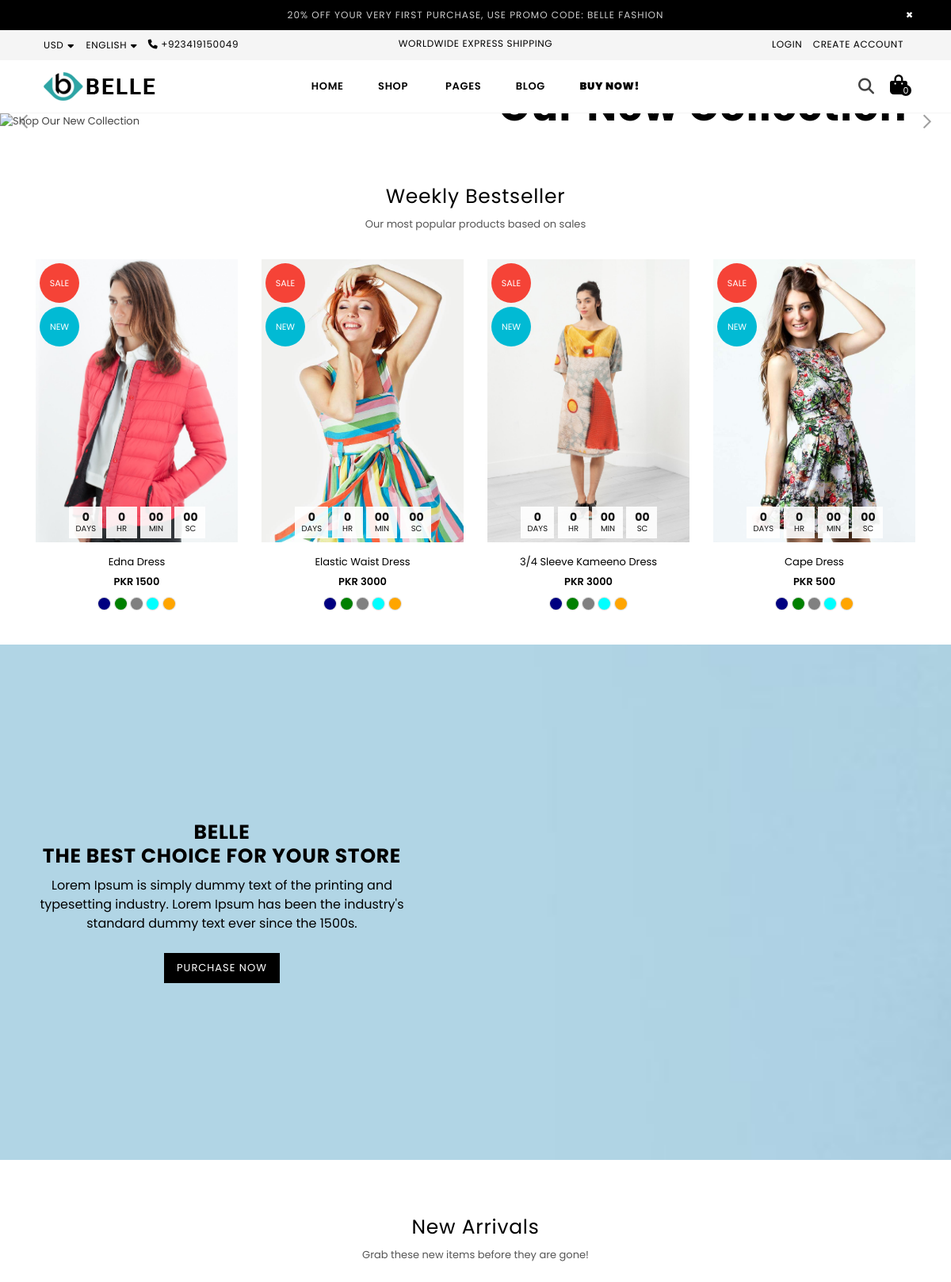
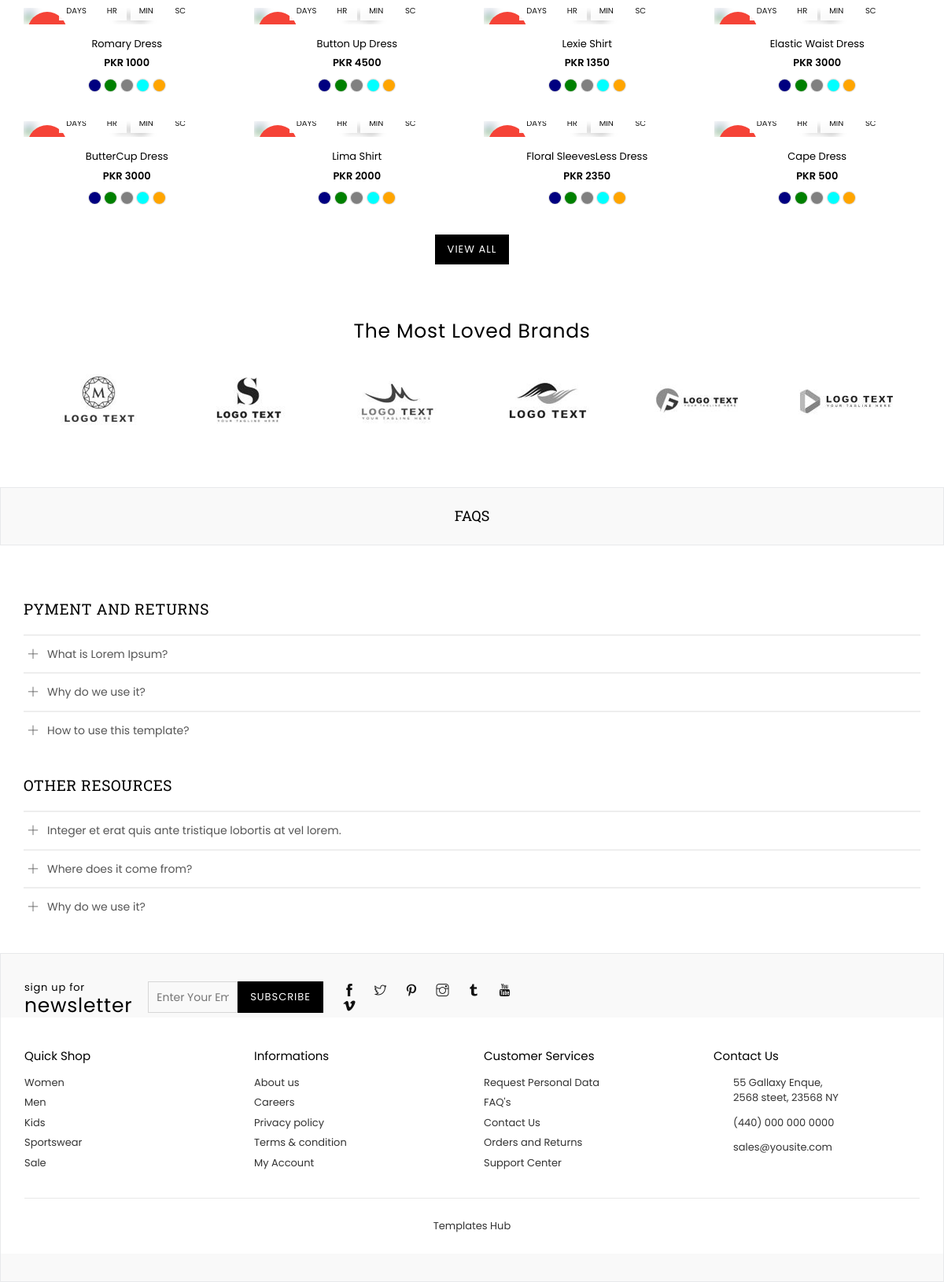
The page / on the database its author committed (2 pictures, top to bottom).
### app/models.py (models this page shows, shortened)
class Products(models.Model):
    name=models.CharField(max_length=100)
    description=models.TextField()
    slug=models.SlugField(max_length=50,unique=True,blank=True)
    in_stock=models.BooleanField()
    stock_quantity=models.IntegerField()
    last_update=models.DateTimeField(auto_now=True)
    sku=models.CharField(max_length=50)
    view_count=models.IntegerField(null=True,blank=True)
    price=models.IntegerField()
    striked_price=models.IntegerField(blank=True,null=True,default=0)
    product_type=models.CharField(max_length=20)
    labels=models.ManyToManyField(Labels,max_length=20)
    wishlist=models.ManyToManyField(User,related_name='wishlist',blank=True)
    collections=models.CharField(max_length=50)
    main_image= models.ImageField(upload_to='products/')  # Shown by default
    hover_image= models.ImageField(upload_to='products/')  # Shown on hover
    tag=models.ManyToManyField('Tag',related_name='products',blank=True)
    sizes = models.ManyToManyField(Size, related_name='products', blank=True)
    color = models.ManyToManyField(Color, related_name='productscolor', blank=True)
    brand=models.ForeignKey(Brand, on_delete=models.CASCADE,related_name='brand',blank=True)
    class Meta:
        verbose_name = "Product"  # Correct singular form
        verbose_name_plural = "Products"  # Correct plural form

### app/views.py (the view, shortened to what this page needs)
# urls.py: path("",views.Homepage,name="home"),
def Homepage(request):
    products = Products.objects.all()
    new_arrivals=Products.objects.all().order_by("-last_update")[0:8]
    sub_form=SubscribeForm()
    success = None
    success_msg=""
    context = {"product": products,"new_arrivals":new_arrivals,"sub_form":sub_form,"success":success,"success_msg":success_msg}
    return render(request, "app/home.html", context ,)

### app/forms.py
class SubscribeForm(forms.ModelForm):
    class Meta:
        model = Subscribe
        fields ='__all__'
        labels={'email':_('')}
    def __init__(self,*args, **kwargs):
        super().__init__(*args, **kwargs)
        self.fields['email'].widget.attrs['placeholder']='Enter Your Email'

### app/context_processors.py (called while the page is built)
def minicart_data(request):
    cart_items = []
    cart_total = 0.0
    total_item=0
    if request.user.is_authenticated:  # Ensure the user is logged in
        user_cart = CartItem.objects.filter(user=request.user)  # Adjust based on your cart model
        total_item=CartItem.objects.filter(user=request.user).count()
        cart_items = user_cart
        cart_total = sum(item.product.price * item.quantity for item in user_cart)
    return {
        'cart_items': cart_items,
        'cart_total': cart_total,
        "total_item":total_item
    }

### app/templates/app/home.html (shortened to what this page needs)
{% extends "base.html" %} {% load static %} {% block title %}BELLE | HOME {% endblock title %} {% block content %}
<div id="page-content">
  <div class="slideshow slideshow-wrapper pb-section">
    <div class="home-slideshow">
      <div class="slide">
        <div class="blur-up lazyload">
          <img
            class="blur-up lazyload"
            data-src="{% static 'app/images/slideshow-banners/home2-default-banner1.jpg' %} "
            src="{% static 'app/images/slideshow-banners/home2-default-banner1.jpg' %} "
            alt="Shop Our New Collection"
            title="Shop Our New Collection"
          />
          <div class="slideshow__text-wrap slideshow__overlay classic middle">
            <div class="slideshow__text-content middle">
              <div class="container">
                <div class="wrap-caption right">
                  <h2 class="h1 mega-title slideshow__title">
                    Our New Collection
                  </h2>
                </div>
              </div>
            </div>
          </div>
        </div>
      </div>
    </div>
  </div>
  <div class="section">
    <div class="container">
      <div class="row">
        <div class="col-12 col-sm-12 col-md-12 col-lg-12">
          <div class="section-header text-center">
            <h2 class="h2">Weekly Bestseller</h2>
            <p>Our most popular products based on sales</p>
          </div>
          <div class="productSlider grid-products">
            {% for item in product %}
            <div class="col-12 item">
              <div class="product-image">
                <a href="{% url "product" item.slug %}" class="grid-view-item__link">
                  <img
                    class="primary blur-up lazyload"
                    data-src="{{item.main_image.url}}"
                    src="{{item.main_image.url}}"
                    alt="image"
                    title="product"
                  />
                  <div class="product-labels rounded">
                    <span class="lbl on-sale">Sale</span>
                    <span class="lbl pr-label1">new</span>
                  </div>
                </a>
                <div class="saleTime desktop" data-countdown="2022/03/01"></div>
              </div>
              <div class="product-details text-center">
                <div class="product-name">
                  <a href="product-layout-1.html">{{item.name}}</a>
                </div>
                <div class="product-price">
                  <span class="price">PKR {{item.price}}</span>
                </div>
                <ul class="swatches">
                  <li
                    class="swatch small rounded navy"
                    rel="{% static 'app/images/product-images/product-image-stw1.jpg' %} "
                  ></li>
                  <li
                    class="swatch small rounded green"
                    rel="{% static 'app/images/product-images/product-image-stw1-1.jpg' %} "
                  ></li>
                  <li
                    class="swatch small rounded gray"
                    rel="{% static 'app/images/product-images/product-image-stw1-2.jpg' %} "
                  ></li>
                  <li
                    class="swatch small rounded aqua"
                    rel="{% static 'app/images/product-images/product-image-stw1-3.jpg' %}"
                  ></li>
                  <li
                    class="swatch small rounded orange"
                    rel="{% static 'app/images/product-images/product-image-stw1-4.jpg' %} "
                  ></li>
                </ul>
              </div>
            </div>
            {% endfor %}
          </div>
        </div>
      </div>
    </div>
    <div class="section">
      <div class="hero hero--large hero__overlay bg-size">
        <div class="hero__inner">
          <div class="container">
            <div class="wrap-text left text-small font-bold">
              <h2 class="h2 mega-title">
                Belle <br />
                The best choice for your store
              </h2>
              <div class="rte-setting mega-subtitle">
                Lorem Ipsum is simply dummy text of the printing and typesetting
                industry. Lorem Ipsum has been the industry's standard dummy
                text ever since the 1500s.
              </div>
              <a href="https://wa.me/+923419150049" class="btn">Purchase Now</a>
            </div>
          </div>
        </div>
      </div>
    </div>
    <div class="product-rows section">
      <div class="container">
        <div class="row">
          <div class="col-12 col-sm-12 col-md-12 col-lg-12">
            <div class="section-header text-center">
              <h2 class="h2">New Arrivals</h2>
              <p>Grab these new items before they are gone!</p>
            </div>
          </div>
        </div>
        <div class="grid-products">
          <div class="row">
            {% for item in new_arrivals %}
            <div class="col-6 col-sm-2 col-md-3 col-lg-3 item">
              <div class="product-image">
                <a href="{% url "product" item.slug %}" class="grid-view-item__link">
                  <div class="product-labels rounded">
                    <span class="lbl on-sale">Sale</span>
                  </div>
                </a>
                <div class="saleTime desktop" data-countdown="2022/03/01"></div>
              </div>
              <div class="product-details text-center">
                <div class="product-name">
                  <a href="product-layout-1.html">{{item.name}}</a>
                </div>
                <div class="product-price">
                  <span class="price">PKR {{item.price}}</span>
                </div>
                <ul class="swatches">
                  <li
                    class="swatch small rounded navy"
                    rel="{% static 'app/images/product-images/product-image-stw1.jpg' %} "
                  ></li>
                  <li
                    class="swatch small rounded green"
                    rel="{% static 'app/images/product-images/product-image-stw1-1.jpg' %} "
                  ></li>
                  <li
                    class="swatch small rounded gray"
                    rel="{% static 'app/images/product-images/product-image-stw1-2.jpg' %} "
                  ></li>
                  <li
                    class="swatch small rounded aqua"
                    rel="{% static 'app/images/product-images/product-image-stw1-3.jpg' %} "
                  ></li>
                  <li
                    class="swatch small rounded orange"
                    rel="{% static 'app/images/product-images/product-image-stw1-4.jpg' %} "
                  ></li>
                </ul>
              </div>
            </div>
            {% endfor %}
          </div>
          <div class="row">
            <div class="col-12 col-sm-12 col-md-12 col-lg-12 text-center">
              <a href="{% url "shop" %}" class="btn">View all</a>
            </div>
          </div>
        </div>
      </div>
    </div>
    <div class="section logo-section">
      <div class="container">
        <div class="row">
          <div class="col-12 col-sm-12 col-md-12 col-lg-12">
            <div class="section-header text-center">
              <h2 class="h2">The Most Loved Brands</h2>
            </div>
            <div class="logo-bar">
              <div class="logo-bar__item">
                <img
                  src="{% static 'app/images/logo/brandlogo1.png' %} "
                  alt=""
                  title=""
                />
              </div>
              <div class="logo-bar__item">
                <img
                  src="{% static 'app/images/logo/brandlogo2.png' %} "
                  alt=""
                  title=""
                />
              </div>
              <div class="logo-bar__item">
                <img
                  src="{% static 'app/images/logo/brandlogo3.png' %} "
                  alt=""
                  title=""
                />
              </div>
              <div class="logo-bar__item">
                <img
                  src="{% static 'app/images/logo/brandlogo4.png' %} "
                  alt=""
                  title=""
                />
              </div>
              <div class="logo-bar__item">
                <img
                  src="{% static 'app/images/logo/brandlogo5.png' %} "
                  alt=""
                  title=""
                />
              </div>
              <div class="logo-bar__item">
                <img
                  src="{% static 'app/images/logo/brandlogo6.png' %} "
                  alt=""
                  title=""
                />
              </div>
            </div>
          </div>
        </div>
      </div>
    </div>
  </div>
  {% endblock content %}

### app/static/app/responsive.css (style rules this page uses)
@media only screen and (max-width: 1450px) { .slideshow .slideshow__title { font-size:55px; } }
@media only screen and (max-width: 1450px) { .home2-default .slideshow .slideshow__title { font-size:50px; } }

### rows shown on the page
Products: main_image (picture), name "Edna Dress", price "1500"
Products: main_image (picture), name "Elastic Waist Dress", price "3000"
Products: main_image (picture), name "3/4 Sleeve Kameeno Dress", price "3000"
Products: main_image (picture), name "Cape Dress", price "500"
Products: name "Romary Dress", price "1000"
Products: name "Button Up Dress", price "4500"
Products: name "Lexie Shirt", price "1350"
Products: name "ButterCup Dress", price "3000"
Products: name "Lima Shirt", price "2000"
Products: name "Floral SleevesLess Dress", price "2350"

### other values the page prints
{{ total_item }} "0"
